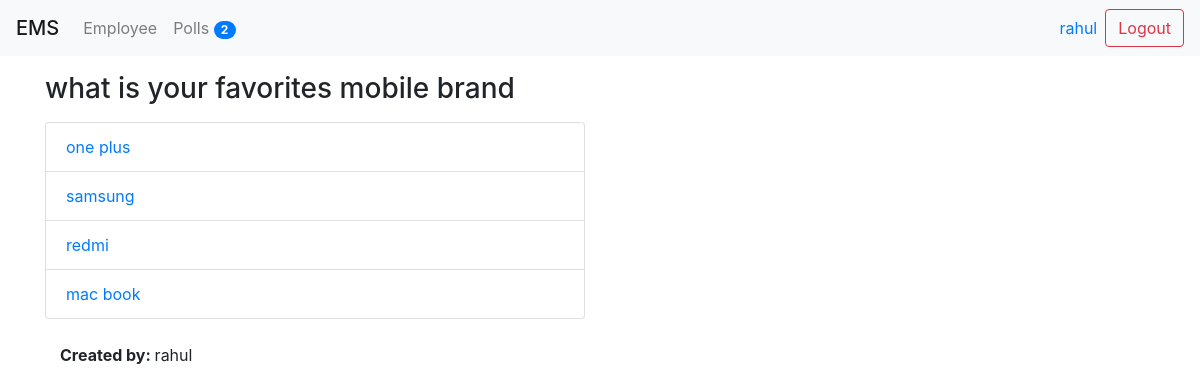
Page /polls/4/details/ (signed in) on the committed database.
### poll/models.py (models this page shows, shortened)
class Question(models.Model):
  title=models.TextField(null=True,blank = True)
  status=models.CharField(default='inactive',max_length = 200)
  created_by= models.ForeignKey(User,null=True,blank=True,on_delete=models.CASCADE)
  start_date=models.DateTimeField(null=True,blank = True)
  end_date=models.DateTimeField(null=True,blank = True)
  created_at=models.DateTimeField(auto_now_add=True)
  updated_at=models.DateTimeField(auto_now=True)
  @property
  def choices(self):
    return self.choice_set.all()

class Choice(models.Model):
    question =models.ForeignKey('poll.Question',on_delete=models.CASCADE)
    text= models.TextField(null=True,blank=True)
    created_at=models.DateTimeField(auto_now_add=True)
    updated_at=models.DateTimeField(auto_now=True)

### poll/views.py (the view)
# urls.py: path('<int:id>/details/', employee_details , name="employee_details"),
@login_required(login_url="/login/")
def details(request,id=None):
    context={}
    try:
        question= Question.objects.get(id=id)
    except:
        raise Http404
    context['question']=question
    return render(request,'poll/details.html',context)

### poll/context_processors.py (called while the page is built)
def polls_count(request):
    count = Question.objects.count()
    return {"polls_count": count}

### ems/templates/poll/details.html (shortened to what this page needs)
{% extends 'base.html' %}
{% block content %}
    <p>
        <h3>{{question.title}}</h3>
    </p>
    <div class="list-group col-md-6">
    {% for choice in question.choices %}
        <a class="list-group-item" href="{% url 'poll_vote' question.id %}">
            {{choice.text}}
        </a>
        {% empty %}
        <div class="list-group-item">There is no chice available for this question.</div>
        {% endfor %}
    </div>
    <br>
    <div class="col-md-12"><b>Created by: </b> {{question.created_by.first_name}}</div>
{% endblock content %}

### ems/templates/base.html (shortened to what this page needs)
{% load static %}
<html>
    <head>
        <link rel="stylesheet" href="https://maxcdn.bootstrapcdn.com/bootstrap/4.0.0/css/bootstrap.min.css">
        <link rel="stylesheet" href="{% static 'css/custom.css' %}">
    </head>
    <body>
        {% include 'header.html'  %}
        <div class="container">
            {% block content %}
            {% endblock content %}
        </div>
    </body>
</html>

### ems/templates/header.html (shortened to what this page needs)
{% load poll_extras %}
<div class="navbar navbar-expand-lg navbar-light bg-light">
    <span class="navbar-brand mb-0 h1">EMS</span>
    <div class="collapse navbar-collapse" id="navbarNav">
        <ul class="navbar-nav">
            <li class="nav-item">
                <a class="nav-link" href="{% url 'employee_list' %}">
                    {{"employee" | capfirst}}
                </a>
            </li>
            <li class="nav-item">
                <a class="nav-link" href="{% url 'polls_list' %}">
                    {{"Polls" | capfirst}}
                    <span class="badge badge-primary badge-pill ">{{polls_count}}</span>
                </a>
            </li>
        </ul>
    </div>
    <form class="form-inline my-2 my-lg-0" method="POST" action="{% url 'user_logout' %}">
        <a href="{% url 'my_profile' %}">
            <span class="mr-sm-2">{{request.user.first_name}}</spans>
        </a>
        <input type="submit" class="btn btn-outline-danger my-2 my-sm-0" value="Logout">
    </form>
</div>

### rows in the picture
Question: title "what is your favorites mobile brand", created_by.first_name "rahul"
Choice: text "one plus"
Choice: text "samsung"
Choice: text "redmi"
Choice: text "mac book"

### other values in the picture
{{ "employee" | capfirst }} "Employee"
{{ "Polls" | capfirst }} "Polls"
{{ polls_count }} "2"
{{ request.user.first_name }} "rahul"
